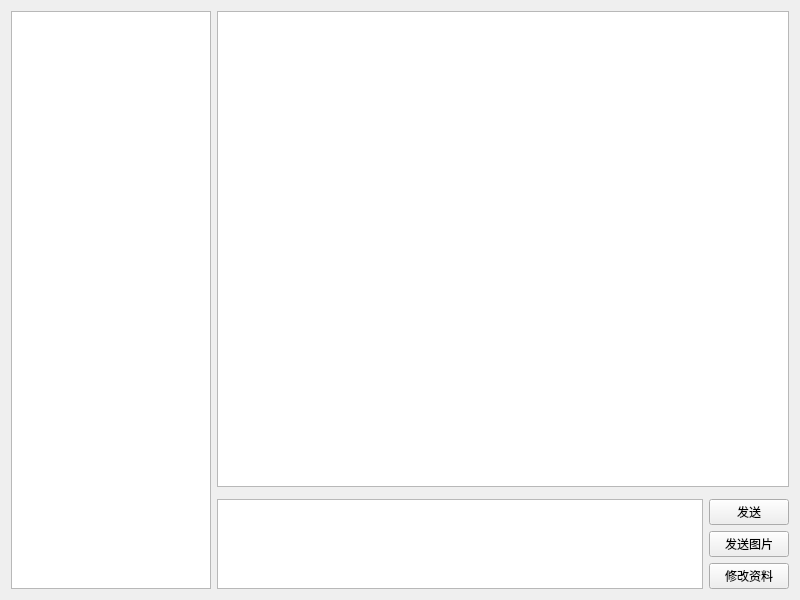
<?xml version="1.0" encoding="UTF-8"?>
<ui version="4.0">
 <class>ChatWindow</class>
 <widget class="QWidget" name="ChatWindow">
  <property name="geometry">
   <rect>
    <x>0</x>
    <y>0</y>
    <width>800</width>
    <height>600</height>
   </rect>
  </property>
  <property name="windowTitle">
   <string>chatroom</string>
  </property>
  <layout class="QGridLayout" name="gridLayout">
   <item row="2" column="2">
    <widget class="QPushButton" name="sendButton">
     <property name="text">
      <string>发送</string>
     </property>
    </widget>
   </item>
   <item row="3" column="2">
    <widget class="QPushButton" name="sendImageButton">
     <property name="text">
      <string>发送图片</string>
     </property>
    </widget>
   </item>
   <item row="0" column="1" colspan="2">
    <widget class="QTextBrowser" name="chatView">
     <property name="openExternalLinks">
      <bool>true</bool>
     </property>
    </widget>
   </item>
   <item row="0" column="0" rowspan="5">
    <widget class="QListWidget" name="onlineList">
     <property name="maximumSize">
      <size>
       <width>200</width>
       <height>16777215</height>
      </size>
     </property>
    </widget>
   </item>
   <item row="2" column="1" rowspan="3">
    <widget class="QTextEdit" name="messageEdit"/>
   </item>
   <item row="4" column="2">
    <widget class="QPushButton" name="editProfileButton">
     <property name="text">
      <string>修改资料</string>
     </property>
    </widget>
   </item>
  </layout>
 </widget>
 <resources/>
 <connections/>
</ui>
